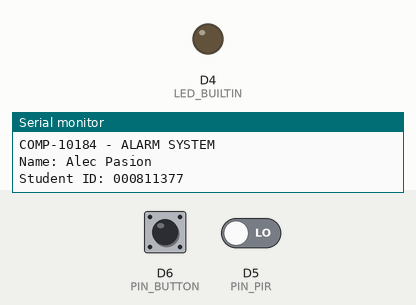
A program run on a simulated ESP8266 (Wemos D1 mini). On the bench: output pins drawn as LEDs (lit = HIGH, except the on-board LED, lit = LOW), the last lines printed to the serial monitor. Dashed ring = blinking. Inputs (shaded band) come from the test bench; at power-on: D5 (PIN_PIR) LOW, D6 (PIN_BUTTON) HIGH.

Above: at 1.2 s.
1.3 s: D5 (PIN_PIR) driven HIGH
At 4.2 s:
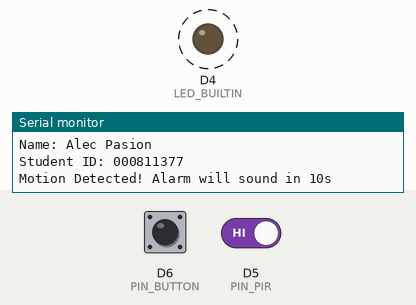
4.3 s: D6 (PIN_BUTTON) pulled LOW for 0.15 s
At 5.2 s:
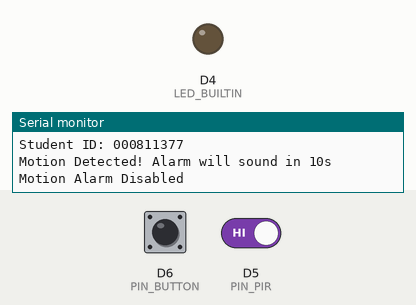
8.4 s: D6 (PIN_BUTTON) pulled LOW for 3.2 s
At 12.02 s:
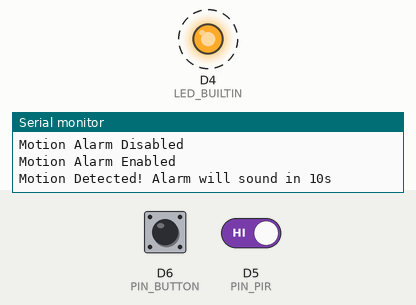
Timing chart, 0 to 15.6 s (numbered marks = the images above; inputs shaded):
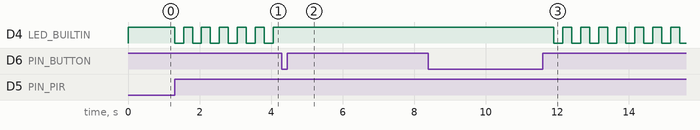

Measured:
- after the input at 1.3 s, D4 (LED_BUILTIN): alternates HIGH for 0.25 s and LOW for 0.25 s, starting at once
- after the input at 4.3 s, D4 (LED_BUILTIN): stops changing and stays HIGH
- after the input at 8.4 s, D4 (LED_BUILTIN): alternates HIGH for 0.25 s and LOW for 0.25 s, starting after 3.5 s

The program:

main.cpp
```cpp
/**
  I, Alec Pasion, 000811377 certify that this material is my original work. No other person's work has been used
  without due acknowledgement.
**/
#include <Arduino.h>

// digital input pin definitions
#define PIN_PIR D5
#define PIN_BUTTON D6
#define BUTTON_DELAY 500
#define LED_INTERVAL 250
#define BUTTON_STATE_CHECK 0
#define MOTION_CHECK 1
boolean armed = true;
boolean motionDetected = false;
boolean blink_led = false;
boolean alarmActivated = false;
long startTime = 0;
long previousBlink=0;
// *************************************************************
void setup() {
  Serial.begin(115200);
  pinMode(LED_BUILTIN, OUTPUT);
  pinMode(PIN_PIR, INPUT);
  pinMode(PIN_BUTTON, INPUT_PULLUP);
  Serial.println(" ");
  Serial.println("COMP-10184 - ALARM SYSTEM\nName: Alec Pasion\nStudent ID: 000811377");
}

void blink(){
  if(motionDetected){
    long currentTime = millis();
    if(currentTime- previousBlink > LED_INTERVAL) {
      previousBlink = currentTime;
      switch (digitalRead(LED_BUILTIN)) {
        case LOW:
          digitalWrite(LED_BUILTIN,HIGH);
          break;
        case HIGH:
          digitalWrite(LED_BUILTIN,LOW);
          break;
      }
    }
  }
}
void checkButton(){
  int iButton = digitalRead(PIN_BUTTON);
  if (iButton == BUTTON_STATE_CHECK)
  {
    if(!armed){
      motionDetected = false;
      armed = true;
      Serial.println("Motion Alarm Enabled");
    }else{
      if(motionDetected){
        motionDetected = false;
      }
      Serial.println("Motion Alarm Disabled");
      alarmActivated = false;
      armed = false;
    }
    delay(BUTTON_DELAY);
  }
}
void checkMotion(){
  if(armed && motionDetected){
    if(millis()-startTime < 10000){
        blink();
    }else{
      if(!alarmActivated){
        Serial.println("Alarm Activated!");
        alarmActivated = true;
      }
      digitalWrite(LED_BUILTIN,LOW);
    }
  }
  else if(armed && !motionDetected){
    digitalWrite(LED_BUILTIN,HIGH);
    int sensor = digitalRead(PIN_PIR);
    if(sensor == MOTION_CHECK && !motionDetected){
      startTime = millis();
      Serial.println("Motion Detected! Alarm will sound in 10s");
      motionDetected = true;
    }
  }else{
    digitalWrite(LED_BUILTIN,HIGH);
  }
}
// *************************************************************
void loop() {
  checkButton();
  checkMotion();
}
```
